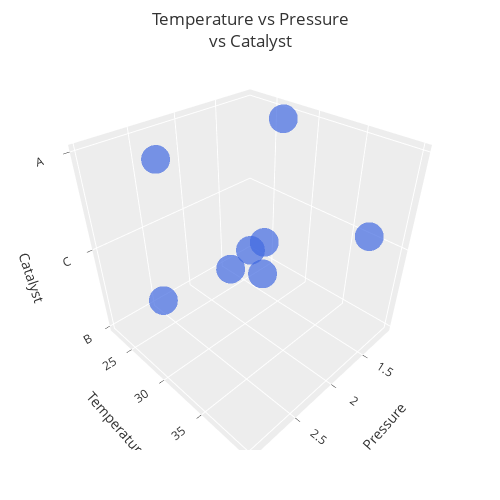

Notebook source saved alongside this figure:
### Markdown cell above
Make a plot of the design:

### Code cell
figs = doe.plot()
for fig in figs:
    fig.show()

### Figure 1 — Plotly figure (JSON) as saved in the notebook; plotly's stock layout.template omitted (floating-point values rounded to 4 significant figures)
{"data": [{"marker": {"color": "royalblue", "opacity": 0.7, "size": 10}, "mode": "markers", "type": "scatter3d", "x": [2.421, 1.854, 2.984, 1.292, 2.644, 1.085, 2.206, 1.522], "y": [22, 31, 40, 28, 27, 37, 34, 23], "z": ["B", "C", "A", "A", "A", "C", "C", "B"]}], "layout": {"height": 500, "margin": {"b": 50, "l": 10, "r": 10, "t": 50}, "scene": {"xaxis": {"title": {"text": "Pressure"}}, "yaxis": {"title": {"text": "Temperature"}}, "zaxis": {"title": {"text": "Catalyst"}}}, "title": {"text": "Temperature vs Pressure<br>vs Catalyst"}, "width": 500}}
